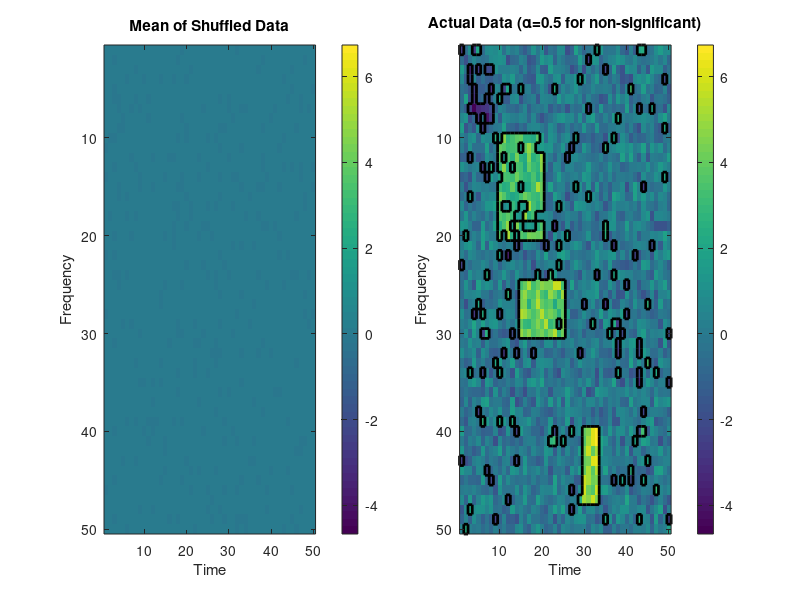

MATLAB code for this plot:
function testsim_cluster_perm_vs_shuffled_claude
% mainly generated by Claude 3.5 Sonnet


% Example usage:
% Generate sample data
time_points = 50;
frequencies = 50;
n_permutations = 1000;
level_of_noise = 1;
alpha = 0.05;
cluster_thresh = 0.05;
ci_thresh = 0.95;

rng(1); % comment if you don't want the same seed

% Create actual signal (example with a simulated effect)
actual_tf = level_of_noise*randn(time_points, frequencies);

% Add effects
effect_strength  = [-2 3 4 5];
effect_time = [3 8; 10 20; 25 30; 40 47];
effect_freq = [3 8; 10 20; 15 25; 30 33];

for i = 1:length(effect_strength)
        actual_tf(effect_time(i,1):effect_time(i,2), effect_freq(i,1):effect_freq(i,2)) = ...
        actual_tf(effect_time(i,1):effect_time(i,2), effect_freq(i,1):effect_freq(i,2)) + effect_strength(i);
end

% actual_tf(40:60, 20:30) = actual_tf(40:60, 20:30) + 5;  % Add effect

% Create shuffled data
shuffled_tf = level_of_noise*randn(time_points, frequencies, n_permutations);

null_mean = mean(shuffled_tf, 3);
null_std = std(shuffled_tf, 0, 3);

% Run permutation test (one of the following variants):
%[clusters, cluster_stats, p_values, significance_map] = tfClusterPermTest(actual_tf, shuffled_tf, alpha, cluster_thresh);
% [clusters, cluster_stats, p_values, significance_map] = tfClusterPermTestWithMeanStd(actual_tf, null_mean, null_std, alpha, cluster_thresh);
[clusters, cluster_stats, p_values, significance_map] = tfClusterPermTestWithCI(actual_tf, shuffled_tf, alpha, ci_thresh);



% Visualization
figure('Position', [100 100 1200 400]);

% Get common color limits for both plots
cmin = min(min(actual_tf(:)), min(null_mean(:)));
cmax = max(max(actual_tf(:)), max(null_mean(:)));

% Plot mean shuffled data
subplot(1,2,1);
imagesc(null_mean);
colorbar;
title('Mean of Shuffled Data');
ylabel('Frequency');
xlabel('Time');
caxis([cmin cmax]);

% Plot actual data with transparency for non-significant regions
subplot(1,2,2);
h_all = imagesc(actual_tf);

% Apply 50% transparency to nonsignificant bins by setting their color to a pale shade
alpha_data = 0.5 * ones(size(actual_tf));  % Initialize all bins with 50% transparency
alpha_data(significance_map) = 1;        % Keep significant clusters opaque
set(h_all, 'AlphaData', alpha_data);
plotRegionBoundaries(alpha_data==1);

colorbar;
title('Actual Data (α=0.5 for non-significant)');
ylabel('Frequency');
xlabel('Time');
caxis([cmin cmax]);
hold off;

% Print results
fprintf('Number of clusters found: %d\n', length(clusters));
for i = 1:length(clusters)
    % fprintf('Cluster %d: stat = %.2f, p = %.3f\n', i, cluster_stats(i), p_values(i));
end




function [clusters, cluster_stats, p_values, significance_map] = tfClusterPermTest(actual_tf, shuffled_tf, alpha, cluster_thresh)
% Time-frequency cluster-based permutation test
%
% 1. Takes actual signal and shuffled versions as input
% 2. Computes t-statistics comparing actual signal to null distribution
% 3. Identifies clusters of significant points using connected components
% 4. Computes cluster-level statistics by summing t-values within clusters
% 5. Builds null distribution through permutations
% 6. Computes p-values for each cluster
% 7. Returns significant clusters and creates a significance map

% Inputs:
% actual_tf: 2D matrix [time x frequency] of actual signal
% shuffled_tf: 3D matrix [time x frequency x n_permutations] of shuffled data
% alpha: significance level (e.g., 0.05)
% cluster_thresh: threshold for initial clustering (e.g., 0.05)
%
% Outputs:
% clusters: cell array of cluster indices
% cluster_stats: statistics for each cluster
% p_values: p-value for each cluster
% significance_map: binary map of significant clusters

% Get dimensions
[n_time, n_freq, n_perms] = size(shuffled_tf);

% Step 1: Compute t-statistics at each point
% Calculate mean and std of null distribution at each point
null_mean = mean(shuffled_tf, 3);
null_std = std(shuffled_tf, 0, 3);

% Compute t-statistic map
t_map = (actual_tf - null_mean) ./ (null_std + eps);

% Step 2: Threshold the t-statistics separately for positive and negative values
pos_thresh = t_map > tinv(1-cluster_thresh/2, n_perms-1);
neg_thresh = t_map < tinv(cluster_thresh/2, n_perms-1);

% % Fill holes in positive and negative threshold maps
% pos_thresh_filled = imfill(pos_thresh, 'holes');
% neg_thresh_filled = imfill(neg_thresh, 'holes');

% % Find clusters using filled maps
% pos_clusters = bwconncomp(pos_thresh_filled, 8);
% neg_clusters = bwconncomp(neg_thresh_filled, 8);

% Step 3: Find clusters separately for positive and negative thresholded maps
pos_clusters = bwconncomp(pos_thresh, 8);
neg_clusters = bwconncomp(neg_thresh, 8);


% Combine positive and negative clusters
n_pos_clusters = pos_clusters.NumObjects;
n_neg_clusters = neg_clusters.NumObjects;
n_clusters = n_pos_clusters + n_neg_clusters;

% Initialize outputs
clusters = cell(1, n_clusters);
cluster_stats = zeros(1, n_clusters);
p_values = ones(1, n_clusters);
significance_map = false(n_time, n_freq);

if n_clusters == 0
    return;
end

% Store all clusters (positive first, then negative)
clusters(1:n_pos_clusters) = pos_clusters.PixelIdxList;
clusters(n_pos_clusters+1:end) = neg_clusters.PixelIdxList;

% Step 4: Compute cluster statistics (keeping sign information)
for i = 1:n_clusters
    if i <= n_pos_clusters
        % For positive clusters, sum the positive t-values
        cluster_stats(i) = sum(t_map(clusters{i}));
    else
        % For negative clusters, sum the negative t-values
        cluster_stats(i) = sum(t_map(clusters{i}));
    end
end

% Step 5: Build null distribution of cluster statistics
null_max_stats = zeros(1, n_perms);
null_min_stats = zeros(1, n_perms);


for p = 1:n_perms
    % Compute t-statistics for this permutation
    perm_t_map = (shuffled_tf(:,:,p) - null_mean) ./ (null_std + eps);
    
    % Threshold and find clusters for both positive and negative
    perm_pos_thresh = perm_t_map > tinv(1-cluster_thresh/2, n_perms-1);
    perm_neg_thresh = perm_t_map < tinv(cluster_thresh/2, n_perms-1);
    
    perm_pos_clusters = bwconncomp(perm_pos_thresh, 8);
    perm_neg_clusters = bwconncomp(perm_neg_thresh, 8);
    
    % Compute statistics for positive clusters
    max_pos_stat = 0;
    if perm_pos_clusters.NumObjects > 0
        pos_stats = zeros(1, perm_pos_clusters.NumObjects);
        for c = 1:perm_pos_clusters.NumObjects
            pos_stats(c) = sum(perm_t_map(perm_pos_clusters.PixelIdxList{c}));
        end
        max_pos_stat = max(pos_stats);
    end
    
    % Compute statistics for negative clusters
    min_neg_stat = 0;
    if perm_neg_clusters.NumObjects > 0
        neg_stats = zeros(1, perm_neg_clusters.NumObjects);
        for c = 1:perm_neg_clusters.NumObjects
            neg_stats(c) = sum(perm_t_map(perm_neg_clusters.PixelIdxList{c}));
        end
        min_neg_stat = min(neg_stats);
    end
    
    null_max_stats(p) = max_pos_stat;
    null_min_stats(p) = min_neg_stat;
end

% Step 6: Compute p-values separately for positive and negative clusters
for i = 1:n_clusters
    if i <= n_pos_clusters
        % For positive clusters, compare with null_max_stats
        p_values(i) = mean(null_max_stats >= cluster_stats(i));
    else
        % For negative clusters, compare with null_min_stats
        p_values(i) = mean(null_min_stats <= cluster_stats(i));
    end
end

% Create significance map
for i = 1:n_clusters
    if p_values(i) < alpha
        significance_map(clusters{i}) = true;
    end
end



function [clusters, cluster_stats, p_values, significance_map] = tfClusterPermTestWithMeanStd(actual_tf, null_mean, null_std, alpha, cluster_thresh)
% Time-frequency cluster-based permutation test using mean and std of permuted data
%
% The function is renamed to tfClusterPermTestWithMeanStd to reflect the new input parameters.
% Instead of taking the full 3D permuted data matrix, the function now takes the 2D mean and standard deviation of the permuted data as input.
% The null distribution of cluster-level statistics is generated using a parametric approach, where random t-maps are created based on the provided null mean and standard deviation.
% The p-values are computed by comparing the actual cluster statistics to the null distribution.
%
% Inputs:
% actual_tf: 2D matrix [time x frequency] of actual signal
% null_mean: 2D matrix [time x frequency] of mean of permuted data
% null_std: 2D matrix [time x frequency] of standard deviation of permuted data
% alpha: significance level (e.g., 0.05)
% cluster_thresh: threshold for initial clustering (e.g., 0.05)
%
% Outputs:
% clusters: cell array of cluster indices (combining positive and negative clusters)
% cluster_stats: statistics for each cluster
% p_values: p-values for each cluster
% significance_map: binary map of significant clusters

% Get dimensions
[n_time, n_freq] = size(actual_tf);

% Compute t-statistics at each point
t_map = (actual_tf - null_mean) ./ (null_std + eps);

% Threshold the t-statistics
pos_thresh_map = t_map > tinv(1-cluster_thresh/2, inf);
neg_thresh_map = t_map < -tinv(1-cluster_thresh/2, inf);

% Find clusters in thresholded maps
pos_connected_clusters = bwconncomp(pos_thresh_map, 8);  % 8-connected neighborhoods
neg_connected_clusters = bwconncomp(neg_thresh_map, 8);

% Initialize outputs
n_pos_clusters = pos_connected_clusters.NumObjects;
n_neg_clusters = neg_connected_clusters.NumObjects;
pos_clusters = pos_connected_clusters.PixelIdxList;
neg_clusters = neg_connected_clusters.PixelIdxList;

% Combine clusters
n_total_clusters = n_pos_clusters + n_neg_clusters;
clusters = cell(1, n_total_clusters);
cluster_stats = zeros(1, n_total_clusters);
p_values = ones(1, n_total_clusters);

% Copy positive clusters and their statistics
for i = 1:n_pos_clusters
    clusters{i} = pos_clusters{i};
    cluster_stats(i) = sum(t_map(pos_clusters{i}));
end

% Copy negative clusters and their statistics
for i = 1:n_neg_clusters
    clusters{i + n_pos_clusters} = neg_clusters{i};
    cluster_stats(i + n_pos_clusters) = sum(t_map(neg_clusters{i}));
end

significance_map = false(n_time, n_freq);

if n_total_clusters == 0
    return;
end

% Build null distribution of cluster statistics using parametric approach
num_perms = 10000;
% Generate random maps for all permutations at once
perm_maps = randn(n_time, n_freq, num_perms) .* repmat(null_std,[1,1,num_perms]) + repmat(null_mean,[1,1,num_perms]);
pos_null_cluster_stats = zeros(1, num_perms);
neg_null_cluster_stats = zeros(1, num_perms);

% Process each permutation
for i = 1:num_perms
    curr_map = (perm_maps(:,:,i) - null_mean) ./ (null_std + eps);
    
    % Find positive clusters
    pos_perm_thresh_map = curr_map > tinv(1-cluster_thresh/2, inf);
    pos_perm_clusters = bwconncomp(pos_perm_thresh_map, 8);
    
    if pos_perm_clusters.NumObjects > 0
        pos_perm_cluster_stats = zeros(1, pos_perm_clusters.NumObjects);
        for c = 1:pos_perm_clusters.NumObjects
            pos_perm_cluster_stats(c) = sum(curr_map(pos_perm_clusters.PixelIdxList{c}));
        end
        pos_null_cluster_stats(i) = max(pos_perm_cluster_stats);
    end
    
    % Find negative clusters
    neg_perm_thresh_map = curr_map < -tinv(1-cluster_thresh/2, inf);
    neg_perm_clusters = bwconncomp(neg_perm_thresh_map, 8);
    
    if neg_perm_clusters.NumObjects > 0
        neg_perm_cluster_stats = zeros(1, neg_perm_clusters.NumObjects);
        for c = 1:neg_perm_clusters.NumObjects
            neg_perm_cluster_stats(c) = sum(curr_map(neg_perm_clusters.PixelIdxList{c}));
        end
        neg_null_cluster_stats(i) = min(neg_perm_cluster_stats);
    end
end

% Compute p-values
for i = 1:n_pos_clusters
    p_values(i) = mean(pos_null_cluster_stats >= cluster_stats(i));
end
for i = 1:n_neg_clusters
    p_values(i + n_pos_clusters) = mean(neg_null_cluster_stats <= cluster_stats(i + n_pos_clusters));
end

% Create significance map
for i = 1:n_total_clusters
    if p_values(i) < alpha
        significance_map(clusters{i}) = true;
    end
end

function [clusters, cluster_stats, p_values, significance_map] = tfClusterPermTestWithCI(actual_tf, shuffled_tf, alpha, ci_thresh)
% Time-frequency cluster-based permutation test using confidence intervals
%
% Inputs:
% actual_tf: 2D matrix [time x frequency] of actual signal
% shuffled_tf: 3D matrix [time x frequency x n_permutations] of shuffled data
% alpha: significance level (e.g., 0.05)
% ci_thresh: confidence interval level (e.g., 0.95)
%
% Outputs:
% clusters: cell array of cluster indices
% cluster_stats: statistics for each cluster
% p_values: p-value for each cluster
% significance_map: binary map of significant clusters

% Get dimensions
[n_time, n_freq, n_perms] = size(shuffled_tf);

% Compute null distribution stats
null_mean = mean(shuffled_tf, 3);
null_std = std(shuffled_tf, 0, 3);
null_lower = null_mean - tinv((1 + ci_thresh) / 2, n_perms-1) * null_std;
null_upper = null_mean + tinv((1 + ci_thresh) / 2, n_perms-1) * null_std;

% Find positive and negative clusters separately
pos_cluster_mask = actual_tf > null_upper;
neg_cluster_mask = actual_tf < null_lower;

% Label clusters independently for positive and negative masks
pos_clusters = bwconncomp(pos_cluster_mask, 8);
neg_clusters = bwconncomp(neg_cluster_mask, 8);

% Combine positive and negative clusters
clusters = [pos_clusters.PixelIdxList, neg_clusters.PixelIdxList];
n_clusters = numel(clusters);

% Initialize outputs
cluster_stats = zeros(1, n_clusters);
p_values = ones(1, n_clusters);
significance_map = false(n_time, n_freq);

if n_clusters == 0
    return;
end

% Compute cluster-level statistics for positive clusters
for i = 1:n_clusters
    cluster_indices = clusters{i};
    
    % Calculate cluster statistic based on sign
    if i <= numel(pos_clusters.PixelIdxList)
        % Positive cluster statistic
        cluster_stats(i) = sum(actual_tf(cluster_indices));
    else
        % Negative cluster statistic
        cluster_stats(i) = sum(-actual_tf(cluster_indices)); % flip sign for negative clusters
    end
end

% Compute p-values for each cluster
for i = 1:n_clusters
    % Observed cluster statistic
    observed_cluster_stat = cluster_stats(i);
    perm_cluster_stats = zeros(1, n_perms);

    % Calculate permuted statistics based on cluster indices
    for p = 1:n_perms
        perm_data = shuffled_tf(:,:,p);
        if i <= numel(pos_clusters.PixelIdxList)
            % Positive cluster: use positive threshold
            perm_cluster_stats(p) = sum(perm_data(clusters{i}));
        else
            % Negative cluster: use negative threshold
            perm_cluster_stats(p) = sum(-perm_data(clusters{i}));
        end
    end

    % P-value: proportion of permuted stats >= observed
    p_values(i) = mean(perm_cluster_stats >= observed_cluster_stat);
end

% Create significance map
for i = 1:n_clusters
    if p_values(i) < alpha
        significance_map(clusters{i}) = true;
    end
end

function [clusters, cluster_stats, p_values, significance_map] = tfClusterPermTestWithCI_(actual_tf, shuffled_tf, alpha, ci_thresh)
% Time-frequency cluster-based permutation test using confidence intervals
%
% The function is renamed to tfClusterPermTestWithCI to reflect the new approach.
% Instead of generating a null distribution of cluster statistics, the function computes the 95% confidence intervals for each time-frequency point based on the permuted data.
% The thresholding step checks which points in the actual data are outside the 95% confidence intervals of the permuted data.
% The cluster-level statistics are computed by summing the absolute values of the actual data within each cluster.
% The p-values are computed by checking how often the absolute value of the actual data within each cluster is greater than or equal to the absolute value of the upper or lower 95% confidence interval.
% The significance map is created based on the p-values and the specified alpha level.

% Inputs:
% actual_tf: 2D matrix [time x frequency] of actual signal
% shuffled_tf: 3D matrix [time x frequency x n_permutations] of shuffled data
% alpha: significance level (e.g., 0.05)
% ci_thresh: confidence interval level (e.g., 0.95)
%
% Outputs:
% clusters: cell array of cluster indices
% cluster_stats: statistics for each cluster
% p_values: p-value for each cluster
% significance_map: binary map of significant clusters

% Get dimensions
[n_time, n_freq, n_perms] = size(shuffled_tf);

% Compute null distribution stats
null_mean = mean(shuffled_tf, 3);
null_std = std(shuffled_tf, 0, 3);
null_lower = null_mean - tinv((1 + ci_thresh) / 2, n_perms-1) * null_std;
null_upper = null_mean + tinv((1 + ci_thresh) / 2, n_perms-1) * null_std;

% Find clusters where actual data is outside null distribution
thresh_map = (actual_tf < null_lower) | (actual_tf > null_upper);
connected_clusters = bwconncomp(thresh_map, 8);

% Initialize outputs
n_clusters = connected_clusters.NumObjects;
clusters = connected_clusters.PixelIdxList;
cluster_stats = zeros(1, n_clusters);
p_values = ones(1, n_clusters);
significance_map = false(n_time, n_freq);

if n_clusters == 0
    return;
end

% Compute cluster-level statistics
for i = 1:n_clusters
    cluster_stats(i) = sum(abs(actual_tf(clusters{i})));
end

% Compute p-values
for i = 1:n_clusters
    % Get the cluster statistic for observed data
    observed_cluster_stat = cluster_stats(i);
    
    % Calculate same cluster statistic for each permutation
    perm_cluster_stats = zeros(1, n_perms);
    for p = 1:n_perms
        perm_data = shuffled_tf(:,:,p);
        perm_cluster_stats(p) = sum(abs(perm_data(clusters{i})));
    end
    
    % P-value is proportion of permutation statistics >= observed
    p_values(i) = mean(perm_cluster_stats >= observed_cluster_stat);
end

% Create significance map
for i = 1:n_clusters
    if p_values(i) < alpha
        significance_map(clusters{i}) = true;
    end
end



function plotRegionBoundaries(matrix)
% Get matrix dimensions
[rows, cols] = size(matrix);

% Create figure and display binary matrix
% figure;
% imagesc(matrix);
% colormap([1 1 1; 0 0 1]); % White background, blue regions
% axis equal tight;
hold on;

% Create extended matrix with padding to help detect edges
padded = zeros(rows+2, cols+2);
padded(2:end-1, 2:end-1) = matrix;

% Initialize arrays to store line segments
x = [];
y = [];

% Scan for horizontal edges
for i = 1:rows
    for j = 1:cols
        if matrix(i,j) == 1
            % Check top edge
            if i == 1 || matrix(i-1,j) == 0
                x = [x, j-0.5, j+0.5, NaN];
                y = [y, i-0.5, i-0.5, NaN];
            end
            % Check bottom edge
            if i == rows || matrix(i+1,j) == 0
                x = [x, j-0.5, j+0.5, NaN];
                y = [y, i+0.5, i+0.5, NaN];
            end
        end
    end
end

% Scan for vertical edges
for j = 1:cols
    for i = 1:rows
        if matrix(i,j) == 1
            % Check left edge
            if j == 1 || matrix(i,j-1) == 0
                x = [x, j-0.5, j-0.5, NaN];
                y = [y, i-0.5, i+0.5, NaN];
            end
            % Check right edge
            if j == cols || matrix(i,j+1) == 0
                x = [x, j+0.5, j+0.5, NaN];
                y = [y, i-0.5, i+0.5, NaN];
            end
        end
    end
end

% Plot all edges at once
plot(x, y, 'k', 'LineWidth', 2);





